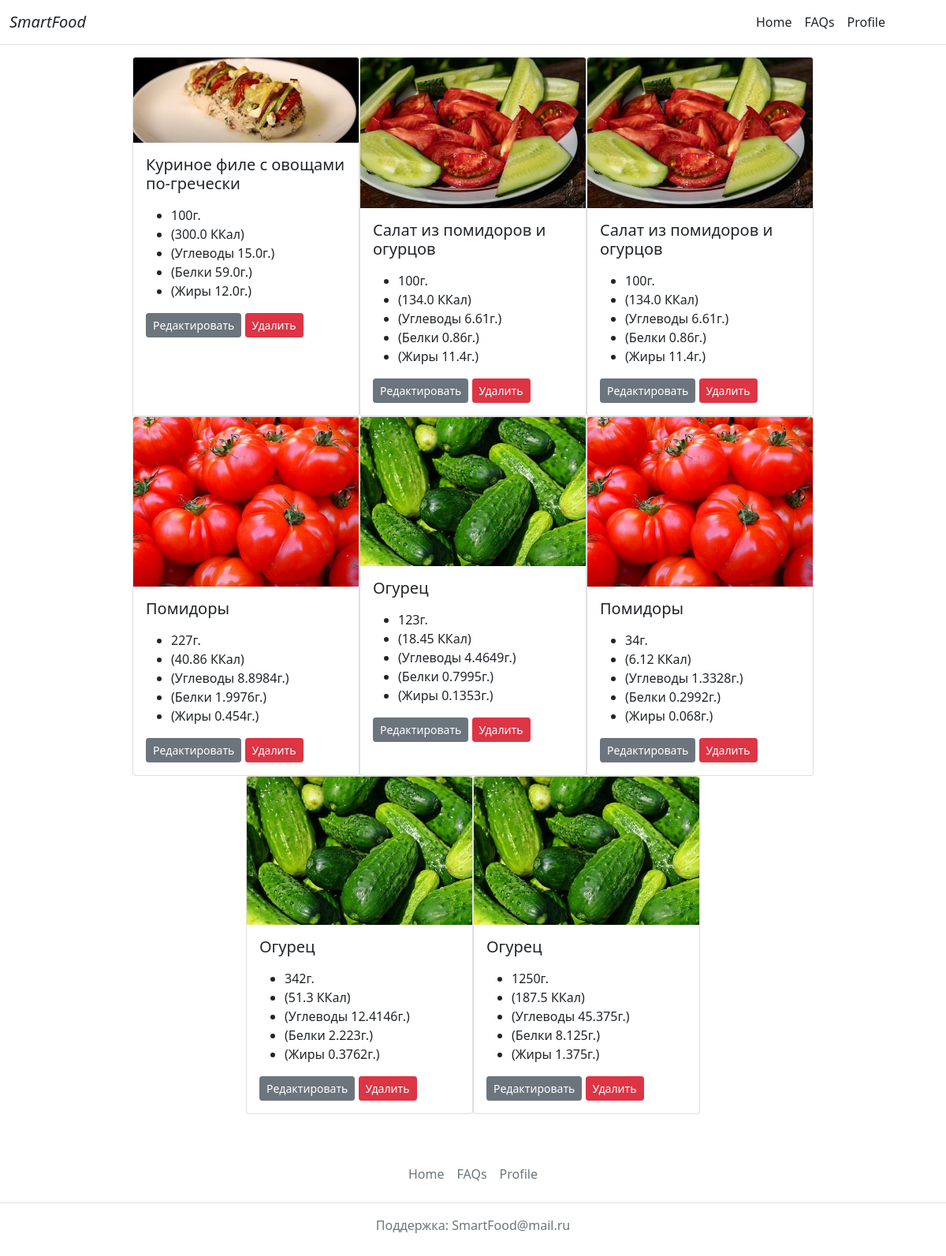
Page /smartfood/u/ (signed in) on the earlier database version.
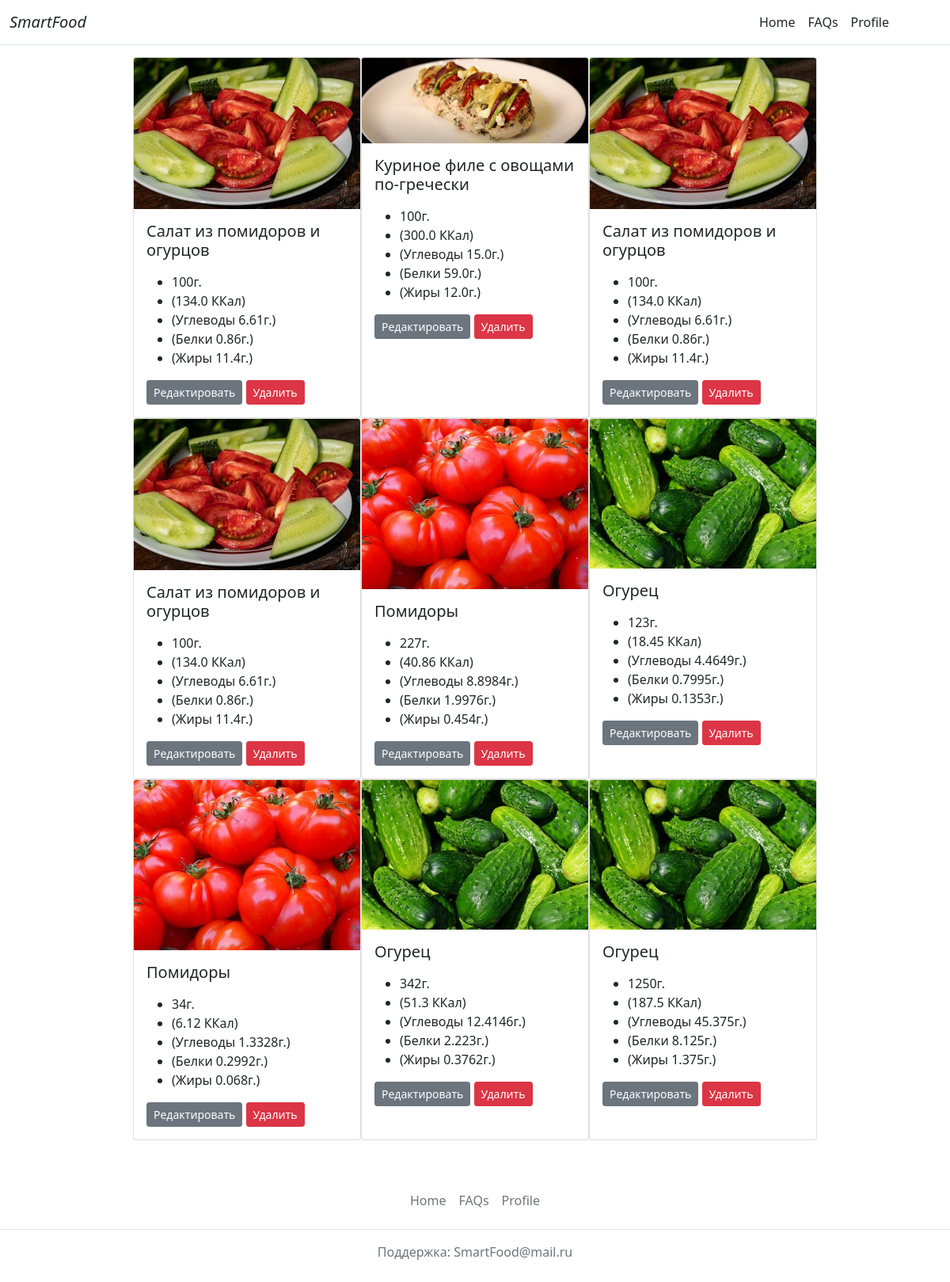
Same page on the later database version.
### siteapp/models.py (models this page shows, shortened)
class FoodInfo(models.Model):
    owner = models.ForeignKey(User, on_delete=models.CASCADE, verbose_name="Пользователь")
    food = models.ForeignKey(FoodItem, on_delete=models.CASCADE, verbose_name="Еда")
    date = models.DateTimeField("Дата", default=timezone.now)
    weight = models.PositiveIntegerField("Вес (г)", default=100)
    class Meta:
        verbose_name = "Персональная информация о еде"
        verbose_name_plural = "Персональная информация о еде"
    def __str__(self):
        return str(self.owner.username + ": " + self.food.name)

class FoodItem(models.Model):
    name = models.CharField("Название", max_length=150)
    visionname = models.CharField("Обозначение в CustomVision", max_length=150, blank=True)
    isDish = models.BooleanField("Блюдо?", default=False)
    ingredients = models.ManyToManyField('self', blank=True, verbose_name="Ингредиенты")
    img = models.ImageField("Изображение", upload_to = "img/food")
    url = models.SlugField(max_length=160, unique=True)
    category = models.ForeignKey(
        FoodCategory, verbose_name="Категория", on_delete=models.SET_NULL, null=True
    )
    calories = models.PositiveIntegerField("Калории", default=10)
    fats = models.FloatField("Жиры (г)", default=0)
    carbohydrates = models.FloatField("Углеводы (г)", default=0)
    proteins = models.FloatField("Белки (г)", default=0)
    class Meta:
        verbose_name = "Еда"
        verbose_name_plural = "Список еды"
        ordering = ["name"]

### siteapp/views.py (the view)
# urls.py: path('u/', views.UserInfoView.as_view(), name='info'),
class UserInfoView(View):
    def get(self, request):
        model = FoodInfo.objects.filter(owner=request.user)
        print(model)
        information = sorted(model, key=lambda instance: instance.date, reverse=True)
        count_values = {
            'nProteins':0,
            'nFats':0,
            'nCarbohydrates':0,
        }
        for item in information:
            print(item)
            item.food.calories *= item.weight / 100
            item.food.fats *= item.weight / 100
            item.food.carbohydrates *= item.weight / 100
            item.food.proteins *= item.weight / 100
            count_values['nProteins'] += item.food.proteins
            count_values['nFats'] += item.food.fats
            count_values['nCarbohydrates'] += item.food.carbohydrates
        return render(request, 'info.html', context={'information': information, 'count_values':count_values})

### siteapp/templates/info.html (shortened to what this page needs)
{% extends  'base.html' %}
{% load static %}
{% block body %}
  <div class="container d-flex p-2 bd-highlight flex-wrap justify-content-center col py-3 px-lg-5">
  {% for data in information %}
  <div class="fooditem infooditem card" style="width: 18rem;">
    <img class="card-img-top img" src="{{data.food.img.url}}" alt={{data.food.name}}>
    <div class="card-body">
      <h5 class="card-title">{{data.food.name}}</h5>
      <p class="card-text">
        <ul>
          <li>{{data.weight}}г.</li>
          <li>({{data.food.calories }} ККал)</li>
          <li>(Углеводы {{ data.food.carbohydrates }}г.)</li>
          <li>(Белки {{data.food.proteins}}г.)</li>
          <li>(Жиры {{data.food.fats}}г.)</li>
      </ul>
      </p>
      <a href="#" class="btn btn-secondary  btn-sm">Редактировать</a>
      <a href="#" class="btn btn-danger  btn-sm">Удалить</a>
    </div>
  </div>
  {% endfor %}
</div>
{% endblock %}

### siteapp/templates/base.html (shortened to what this page needs)
{% load static %}
<!doctype html>
<html lang="en">
<head>
    <link type="text/css" href="{% static '/css/bootstrap.css' %}" rel="stylesheet" />
    <link href="{% static '/css/list-groups.css' %}" rel="stylesheet" />
    <link type="text/css" href="{% static '/css/style.css' %}" rel="stylesheet" />
    <link rel="stylesheet" href="{% static '/css/flickity.css' %}" media="screen">
</head>
<body class="body">
    <header class="d-flex flex-wrap align-items-center justify-content-center justify-content-md-between py-3 mb-4">
        <nav class="navbar navbar-expand-md fixed-top bg-white border-bottom">
            <div class="container-fluid">
                <a href="#" class="d-flex align-items-center col-md-3 mb-2 mb-md-0 text-dark text-decoration-none">
                    <span class="navbar-brand"><em>SmartFood</em></span>
                </a>
                <div class="col-md-3 text-end">
                    <ul class="nav col-12 col-md-auto mb-2 justify-content-center mb-md-0">
                        <li><a href="{% url 'index' %}" class="nav-link px-2 link-dark">Home</a></li>
                        <li><a href="{% url 'faq' %}" class="nav-link px-2 link-dark">FAQs</a></li>
                        <li><a href="{% url 'info' %}" class="nav-link px-2 link-dark">Profile</a></li>
                    </ul>
                </div>
            </div>
        </nav>
    </header>
    {% block body %}
    {% endblock %}
    <footer class="navbar-fixed-bottom py-3 my-4">
        <ul class="nav justify-content-center border-bottom pb-3 mb-3">
          <li class="nav-item"><a href="{% url 'index' %}" class="nav-link px-2 text-muted">Home</a></li>
          <li class="nav-item"><a href="{% url 'faq' %}" class="nav-link px-2 text-muted">FAQs</a></li>
          <li class="nav-item"><a href="{% url 'info' %}" class="nav-link px-2 text-muted">Profile</a></li>
        </ul>
        <p class="text-center text-muted">Поддержка: SmartFood@mail.ru</p>
    </footer>
</body>
</html>

Differences in the rows shown:
added FoodInfo: food.img (picture), food.name "Салат из помидоров и огурцов", weight "100", food.calories "134.0", food.carbohydrates "6.61", food.proteins "0.86", food.fats "11.4"
